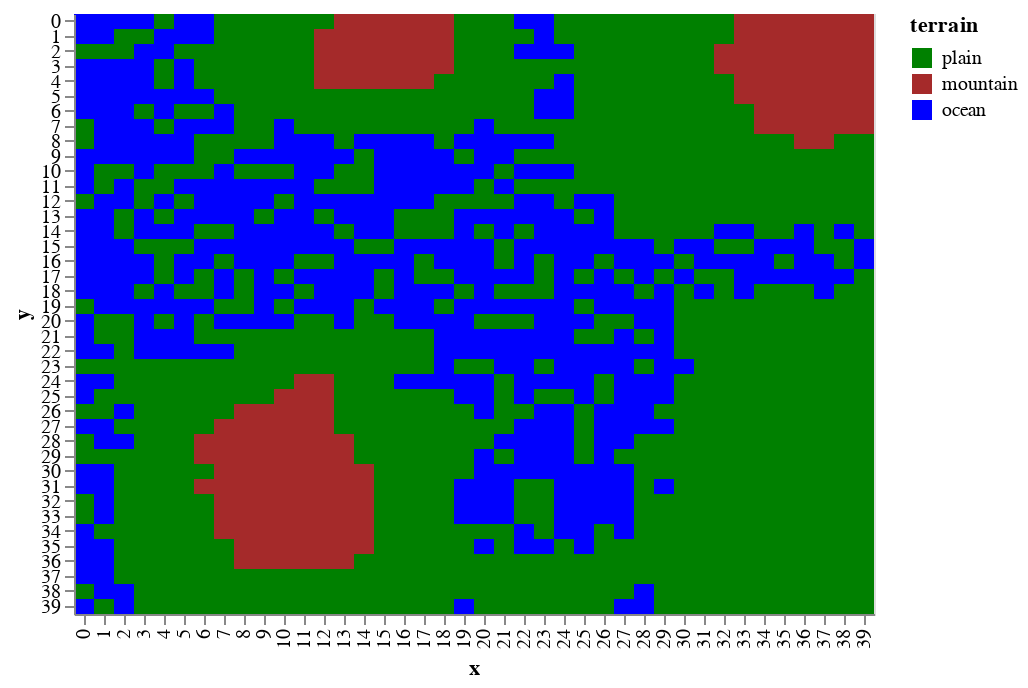

The cell this chart's notebook holds for it:
### Markdown cell above
If the oceans were to come in at `height == 0` then you can assume that lower terrain is _under water_

### Code cell
draw.drawTerrainTypes(world.grid_elevation,world.landscape)

### Figure 1 — Vega-Lite specification as saved in the notebook (floating-point values rounded to 4 significant figures; data arrays with more than 128 entries replaced by an {"elided": "..."} marker saying what was removed)
{"$schema": "https://vega.github.io/schema/vega-lite/v2.6.0.json", "config": {"view": {"height": 300, "width": 400}}, "data": {"name": "data-42171a8d84a5baf80c6ebbd886ad5777"}, "datasets": {"data-42171a8d84a5baf80c6ebbd886ad5777": {"elided": "1600 records"}}, "encoding": {"color": {"field": "terrain", "scale": {"domain": ["plain", "mountain", "ocean"], "range": ["green", "brown", "blue"]}, "type": "nominal"}, "x": {"field": "x", "type": "ordinal"}, "y": {"field": "y", "type": "ordinal"}}, "mark": "rect"}
